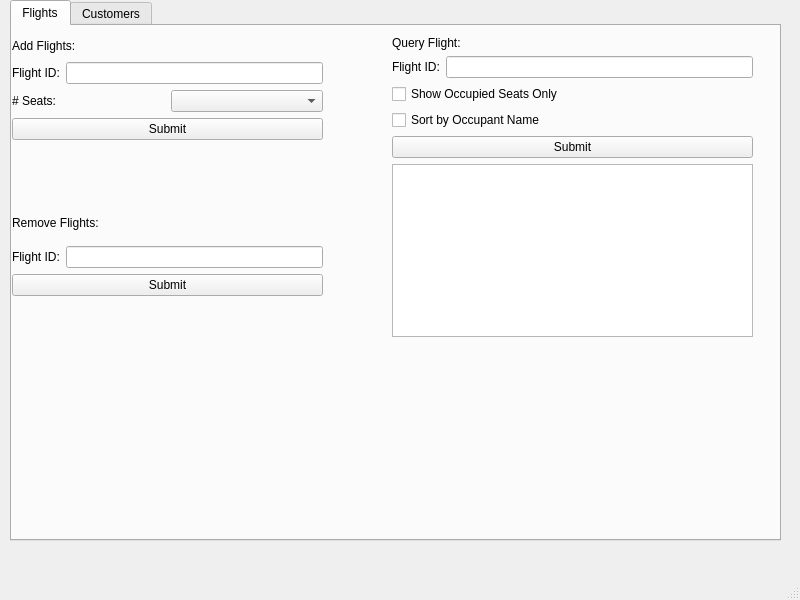
<?xml version="1.0" encoding="UTF-8"?>
<ui version="4.0">
 <class>MainWindow</class>
 <widget class="QMainWindow" name="MainWindow">
  <property name="geometry">
   <rect>
    <x>0</x>
    <y>0</y>
    <width>800</width>
    <height>600</height>
   </rect>
  </property>
  <property name="windowTitle">
   <string>MainWindow</string>
  </property>
  <widget class="QWidget" name="centralwidget">
   <widget class="QTabWidget" name="tabWidget">
    <property name="geometry">
     <rect>
      <x>10</x>
      <y>0</y>
      <width>771</width>
      <height>541</height>
     </rect>
    </property>
    <property name="currentIndex">
     <number>0</number>
    </property>
    <widget class="QWidget" name="tab_1">
     <attribute name="title">
      <string>Flights</string>
     </attribute>
     <widget class="QWidget" name="verticalLayoutWidget">
      <property name="geometry">
       <rect>
        <x>0</x>
        <y>10</y>
        <width>311</width>
        <height>129</height>
       </rect>
      </property>
      <layout class="QVBoxLayout" name="verticalLayout">
       <item>
        <widget class="QLabel" name="label">
         <property name="text">
          <string>Add Flights:</string>
         </property>
        </widget>
       </item>
       <item>
        <layout class="QHBoxLayout" name="horizontalLayout">
         <item>
          <widget class="QLabel" name="label_3">
           <property name="text">
            <string>Flight ID:</string>
           </property>
          </widget>
         </item>
         <item>
          <widget class="QLineEdit" name="flightIdEdit">
           <property name="maxLength">
            <number>10</number>
           </property>
          </widget>
         </item>
        </layout>
       </item>
       <item>
        <layout class="QHBoxLayout" name="horizontalLayout_3">
         <item>
          <widget class="QLabel" name="label_4">
           <property name="text">
            <string># Seats:</string>
           </property>
          </widget>
         </item>
         <item>
          <widget class="QComboBox" name="flightSeatsEdit"/>
         </item>
        </layout>
       </item>
       <item>
        <widget class="QPushButton" name="addFlightButton">
         <property name="text">
          <string>Submit</string>
         </property>
        </widget>
       </item>
       <item>
        <widget class="QLabel" name="addFlightStatus">
         <property name="text">
          <string/>
         </property>
        </widget>
       </item>
      </layout>
     </widget>
     <widget class="QWidget" name="verticalLayoutWidget_2">
      <property name="geometry">
       <rect>
        <x>0</x>
        <y>180</y>
        <width>311</width>
        <height>129</height>
       </rect>
      </property>
      <layout class="QVBoxLayout" name="verticalLayout_3">
       <item>
        <widget class="QLabel" name="label_8">
         <property name="text">
          <string>Remove Flights:</string>
         </property>
        </widget>
       </item>
       <item>
        <layout class="QHBoxLayout" name="horizontalLayout_6">
         <item>
          <widget class="QLabel" name="label_9">
           <property name="text">
            <string>Flight ID:</string>
           </property>
          </widget>
         </item>
         <item>
          <widget class="QLineEdit" name="rflightIdEdit">
           <property name="maxLength">
            <number>10</number>
           </property>
          </widget>
         </item>
        </layout>
       </item>
       <item>
        <widget class="QPushButton" name="removeFlightButton">
         <property name="text">
          <string>Submit</string>
         </property>
        </widget>
       </item>
       <item>
        <widget class="QLabel" name="removeFlightStatus">
         <property name="text">
          <string/>
         </property>
        </widget>
       </item>
      </layout>
     </widget>
     <widget class="QWidget" name="verticalLayoutWidget_3">
      <property name="geometry">
       <rect>
        <x>380</x>
        <y>10</y>
        <width>361</width>
        <height>301</height>
       </rect>
      </property>
      <layout class="QVBoxLayout" name="verticalLayout_4">
       <item>
        <widget class="QLabel" name="label_10">
         <property name="text">
          <string>Query Flight:</string>
         </property>
        </widget>
       </item>
       <item>
        <layout class="QHBoxLayout" name="horizontalLayout_7">
         <item>
          <widget class="QLabel" name="label_11">
           <property name="text">
            <string>Flight ID:</string>
           </property>
          </widget>
         </item>
         <item>
          <widget class="QLineEdit" name="queryFlightIdEdit">
           <property name="maxLength">
            <number>10</number>
           </property>
          </widget>
         </item>
        </layout>
       </item>
       <item>
        <widget class="QCheckBox" name="cbOccupied">
         <property name="text">
          <string>Show Occupied Seats Only</string>
         </property>
        </widget>
       </item>
       <item>
        <widget class="QCheckBox" name="cbSorted">
         <property name="text">
          <string>Sort by Occupant Name</string>
         </property>
        </widget>
       </item>
       <item>
        <widget class="QPushButton" name="queryFlightButton">
         <property name="text">
          <string>Submit</string>
         </property>
        </widget>
       </item>
       <item>
        <widget class="QPlainTextEdit" name="queryFlightOutput">
         <property name="enabled">
          <bool>true</bool>
         </property>
         <property name="readOnly">
          <bool>true</bool>
         </property>
         <property name="plainText">
          <string/>
         </property>
        </widget>
       </item>
      </layout>
     </widget>
    </widget>
    <widget class="QWidget" name="tab_2">
     <attribute name="title">
      <string>Customers</string>
     </attribute>
     <widget class="QWidget" name="verticalLayoutWidget_4">
      <property name="geometry">
       <rect>
        <x>0</x>
        <y>0</y>
        <width>291</width>
        <height>236</height>
       </rect>
      </property>
      <layout class="QVBoxLayout" name="verticalLayout_2">
       <item>
        <widget class="QLabel" name="label_2">
         <property name="text">
          <string>Add Customer Seat Reservation</string>
         </property>
        </widget>
       </item>
       <item>
        <layout class="QGridLayout" name="gridLayout_2">
         <item row="1" column="0">
          <widget class="QLabel" name="label_6">
           <property name="text">
            <string>Seat #:</string>
           </property>
          </widget>
         </item>
         <item row="0" column="0">
          <widget class="QLabel" name="label_5">
           <property name="text">
            <string>Flight ID:</string>
           </property>
          </widget>
         </item>
         <item row="0" column="1">
          <widget class="QLineEdit" name="addCustomerFlightId">
           <property name="maxLength">
            <number>10</number>
           </property>
          </widget>
         </item>
         <item row="1" column="1">
          <widget class="QSpinBox" name="addCustomerSeatNum">
           <property name="maximum">
            <number>49</number>
           </property>
          </widget>
         </item>
        </layout>
       </item>
       <item>
        <widget class="QLineEdit" name="addCustomerName">
         <property name="maxLength">
          <number>32</number>
         </property>
         <property name="placeholderText">
          <string>Customer Name</string>
         </property>
        </widget>
       </item>
       <item>
        <widget class="QLineEdit" name="addCustomerAddress">
         <property name="maxLength">
          <number>32</number>
         </property>
         <property name="placeholderText">
          <string>Customer Address</string>
         </property>
        </widget>
       </item>
       <item>
        <widget class="QLabel" name="label_7">
         <property name="text">
          <string>Customer Phone Number:</string>
         </property>
        </widget>
       </item>
       <item>
        <widget class="QLineEdit" name="addCustomerPhoneNum">
         <property name="inputMask">
          <string>(999) 999-9999</string>
         </property>
         <property name="placeholderText">
          <string/>
         </property>
        </widget>
       </item>
       <item>
        <widget class="QPushButton" name="addCustomerSubmit">
         <property name="text">
          <string>Submit</string>
         </property>
        </widget>
       </item>
       <item>
        <widget class="QLabel" name="addCustomerStatus">
         <property name="text">
          <string/>
         </property>
        </widget>
       </item>
      </layout>
     </widget>
     <widget class="QWidget" name="verticalLayoutWidget_5">
      <property name="geometry">
       <rect>
        <x>420</x>
        <y>10</y>
        <width>311</width>
        <height>141</height>
       </rect>
      </property>
      <layout class="QVBoxLayout" name="verticalLayout_5">
       <item>
        <widget class="QLabel" name="label_12">
         <property name="text">
          <string>Find Customer Seat Reservation</string>
         </property>
        </widget>
       </item>
       <item>
        <widget class="QLineEdit" name="findCustomerName">
         <property name="maxLength">
          <number>32</number>
         </property>
         <property name="placeholderText">
          <string>Customer Name</string>
         </property>
        </widget>
       </item>
       <item>
        <widget class="QLabel" name="label_13">
         <property name="text">
          <string>Customer Phone Number:</string>
         </property>
        </widget>
       </item>
       <item>
        <widget class="QLineEdit" name="findCustomerPhoneNum">
         <property name="inputMask">
          <string>(999) 999-9999</string>
         </property>
         <property name="placeholderText">
          <string/>
         </property>
        </widget>
       </item>
       <item>
        <widget class="QPushButton" name="findCustomerSubmit">
         <property name="text">
          <string>Submit</string>
         </property>
        </widget>
       </item>
       <item>
        <widget class="QLabel" name="findCustomerStatus">
         <property name="text">
          <string/>
         </property>
        </widget>
       </item>
      </layout>
     </widget>
    </widget>
   </widget>
  </widget>
  <widget class="QMenuBar" name="menubar">
   <property name="geometry">
    <rect>
     <x>0</x>
     <y>0</y>
     <width>800</width>
     <height>20</height>
    </rect>
   </property>
  </widget>
  <widget class="QStatusBar" name="statusbar"/>
 </widget>
 <resources/>
 <connections/>
</ui>
